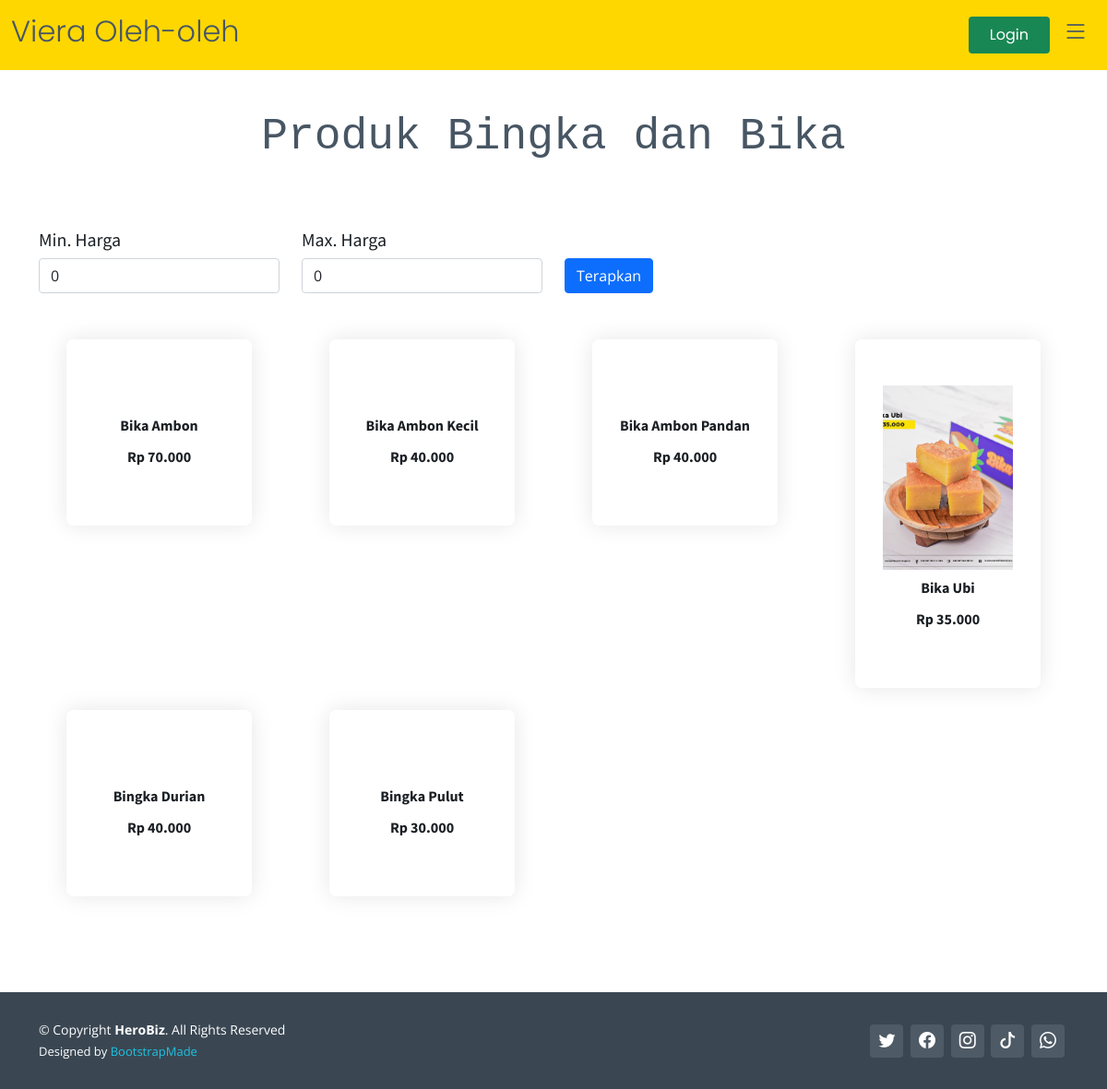
/auth/produk/Bingka dan Bika, run on the app's committed database.
### tables this page shows
CREATE TABLE `produk` (
  `id_produk` varchar(255) NOT NULL,
  `nama_produk` varchar(250) NOT NULL,
  `keterangan_produk` varchar(250) NOT NULL,
  `harga_produk` int(11) NOT NULL,
  `stok_produk` int(11) NOT NULL,
  `foto_produk` varchar(250) NOT NULL,
  `fk_kategori` int(11) NOT NULL,
  `fk_umkm` int(11) NOT NULL
);

### application/controllers/Auth.php (called while the page is built, shortened)
<?php
class Auth extends CI_Controller
{
    public function __construct()
    {
        $this->load->model('User_model');
        $this->load->model('Produk_model');
        $this->load->model('Keranjang_model');
        $this->load->model('Transaksi_model');
        $this->load->model('DetailTransaksi_model');
    }
    public function produk($kategori = "")
    {
        $ci = get_instance();
        if ($ci->session->userdata('id') == '1'  || $ci->session->userdata('id_role') == '2') {
            echo "Akses di blokir";
        } else {
            $kat = urldecode($kategori);
            $jumlahkeranjang = $this->Keranjang_model->selectjumlah();
            if ($kategori == "") {
                $produk = $this->Produk_model->selectAll();
            } else {
                $produk = $this->Produk_model->selectproduk($kat);
            }
            $data = [
                'produk' => $produk,
                'kat' => $kat,
                'jumlahkeranjang' => $jumlahkeranjang
            ];
            if ($this->session->userdata('id_role') == 3) {
                $this->load->view('templates/user/header2', $data);
            } else {
                $this->load->view('templates/user/header', $data);
            }
            $this->load->view('user/produk', $data);
            $this->load->view('templates/user/footer');
        }
    }
}

### index.php (called while the page is built, shortened)
<?php
require_once BASEPATH.'core/CodeIgniter.php';

### application/models/Produk_model.php (called while the page is built, shortened)
<?php
class Produk_model extends CI_Model
{
    private $table = 'produk';
    public function selectproduk($kategori)
    {
        $this->db->join('kategori B', 'A.fk_kategori=B.id_kategori');
        $this->db->join('umkm C', 'A.fk_umkm=C.id_umkm');
        $this->db->where('B.nama_kategori', $kategori);
        $this->db->Order_by('A.nama_produk', "ASC");
        return $this->db->get($this->table . " as A")->result_array();
    }
}

### application/views/user/produk.php (the view, shortened to what this page needs)
<section id="hero-animated" class="">
</section>
<main id="main">
    <div class="section-header">
        <div class="d-flex justify-content-evenly">
            <h2 style="font-family: monospace;">Produk <?= $kat ?></h2>
        </div>
    </div>
    <section id="features" class="features" style="padding: 10px 0 !important;">
        <div class="container aos-init aos-animate" data-aos="fade-up">
            <form action="" method="post">
                <div class="row flex-row align-items-end" id="form-tanggal">
                    <div class="col-lg-3">
                        <h5 class="card-title">Min. Harga</h5>
                        <input type="number" value="0" min="0" name="harga" id="harga" class="form-control">
                    </div>
                    <div class="col-lg-3">
                        <h5 class="card-title">Max. Harga</h5>
                        <input type="number" value="0" min="0" name="harga2" id="harga2" class="form-control">
                    </div>
                    <div class="col">
                        <button type="submit" id="tombol" class="btn btn-primary">Terapkan</button>
                    </div>
                </div>
            </form>
        </div>
    </section>
    <section id="services" class="services">
        <div class="container" data-aos="fade-up">
            <div class="row gy-5 mb-5">
                <?php $no = 1;
                foreach ($produk as $produks) : ?>
                    <div class="col-xl-3 col-md-s6 " data-aos="zoom-in" data-aos-delay="200">
                        <div class="service-item mb-3">
                            <div class="details position-relative" style="margin: -20px 30px!important;">
                                <img class="img-fluid" src="<?= base_url('produk/') . $produks['foto_produk'] ?>" style="height: 200px; object-fit:cover; object-position:center;" alt="">
                                <a href="<?= base_url('auth/deskripsi_produk/') . $produks["id_produk"] ?>?search=false" class="stretched-link">
                                    <h3 style="font-size:medium ;"><?= $produks['nama_produk'] ?></h3>
                                </a>
                                <h3 style="font-size:medium ;">Rp <?= number_format($produks['harga_produk'], 0, ",", "."); ?></h3>
                            </div>
                        </div>
                    </div>
                <?php $no++;
                endforeach; ?>
            </div>
        </div>
    </section>
</main>

### application/views/templates/user/header.php (shortened to what this page needs)
<!DOCTYPE html>
<html lang="en">
<head>
    <link href=<?= base_url('assets/pelanggan/assets/vendor/bootstrap/css/bootstrap.min.css') ?> rel="stylesheet">
    <link href=<?= base_url('assets/pelanggan/assets/vendor/bootstrap-icons/bootstrap-icons.css') ?> rel="stylesheet">
    <link href=<?= base_url('assets/pelanggan/assets/vendor/aos/aos.css') ?> rel="stylesheet">
    <link href=<?= base_url('assets/pelanggan/assets/vendor/glightbox/css/glightbox.min.css') ?> rel="stylesheet">
    <link href=<?= base_url('assets/pelanggan/assets/vendor/swiper/swiper-bundle.min.css') ?> rel="stylesheet">
    <link href="<?= base_url('assets/') ?>admin/assets/vendor/simple-datatables/style.css" rel="stylesheet">
    <link href=<?= base_url('assets/pelanggan/assets/css/variables.css') ?> rel="stylesheet">
    <link href=<?= base_url('assets/pelanggan/assets/css/main.css') ?> rel="stylesheet">
    <link href="https://cdn.jsdelivr.net/npm/select2@4.1.0-rc.0/dist/css/select2.min.css" rel="stylesheet" />
</head>
<body>
    <header id="header" class="header fixed-top" data-scrollto-offset="0" style="background-color: gold;">
        <div class="container-fluid d-flex align-items-center justify-content-between">
            <a href="<?= base_url('') ?>" class="logo d-flex align-items-center scrollto me-auto me-lg-0">
                <h1>Viera Oleh-oleh</h1>
            </a>
            <nav id="navbar" class="navbar">
                <i class="bi bi-list mobile-nav-toggle d-none"></i>
            </nav>
            <a class="btn-getstarted scrollto bg-success" href=<?= base_url('auth/login/') ?>>Login</a>
        </div>
    </header>

### application/views/templates/user/footer.php (shortened to what this page needs)
<footer id="footer" class="footer">
    <div class="footer-legal text-center">
        <div class="container d-flex flex-column flex-lg-row justify-content-center justify-content-lg-between align-items-center">
            <div class="d-flex flex-column align-items-center align-items-lg-start">
                <div class="copyright">
                    &copy; Copyright <strong><span>HeroBiz</span></strong>. All Rights Reserved
                </div>
                <div class="credits">
                    Designed by <a href="https://bootstrapmade.com/">BootstrapMade</a>
                </div>
            </div>
            <div class="social-links order-first order-lg-last mb-3 mb-lg-0">
                <a href="https://twitter.com/vieraoleholeh" class="twitter"><i class="bi bi-twitter"></i></a>
                <a href="https://www.facebook.com/pusatoleholehterbesardipekanbaru/" class="facebook"><i class="bi bi-facebook"></i></a>
                <a href="https://www.instagram.com/vieraoleholeh.id/" class="instagram"><i class="bi bi-instagram"></i></a>
                <a href="https://www.tiktok.com/@vieraentertainment" class="google-plus"><i class="bi bi-tiktok"></i></a>
                <a href="https://linktr.ee/Vieraoleholeh" class="linkedin"><i class="bi bi-whatsapp"></i></a>
            </div>
        </div>
    </div>
</footer>
</body>
</html>

### assets/pelanggan/assets/css/variables.css (style rules this page uses)
:root { --font-default: 'Open Sans', system-ui, -apple-system, "Segoe UI", Roboto, "Helvetica Neue", Arial, "Noto Sans", "Liberation Sans", sans-serif, "Apple Color Emoji", "Segoe UI Emoji", "Segoe UI Symbol", "Noto Color Emoji"; --font-primary: 'Source Sans Pro', sans-serif; --font-secondary: 'Poppins', sans-serif; --color-default: #1a1f24; --color-default-rgb: 26, 31, 36; --color-links: #0ea2bd; --color-links-hover: #1ec3e0; --color-primary: #0ea2bd; --color-primary-light: #1ec3e0; --color-primary-dark: #0189a1; --color-primary-rgb: 14, 162, 189; --color-primary-light-rgb: 30, 195, 224; --color-primary-dark-rgb: 1, 137, 161; --color-secondary: #485664; --color-secondary-light: #8f9fae; --color-secondary-dark: #3a4753; --color-secondary-rgb: 72, 86, 100; --color-secondary-light-rgb: 143, 159, 174; --color-secondary-dark-rgb: 58, 71, 83; --color-blue: #0d6efd; --color-blue-rgb: 13, 110, 253; --color-indigo: #6610f2; --color-indigo-rgb: 102, 16, 242; --color-purple: #6f42c1; --color-purple-rgb: 111, 66, 193; --color-pink: #f3268c; --color-pink-rgb: 243, 38, 140; --color-red: #df1529; --color-red-rgb: 223, 21, 4; --color-orange: #fd7e14; --color-orange-rgb: 253, 126, 20; --color-yellow: #ffc107; --color-yellow-rgb: 255, 193, 7; --color-green: #059652; --color-green-rgb: 5, 150, 82; --color-teal: #20c997; --color-teal-rgb: 32, 201, 151; --color-cyan: #0dcaf0; --color-cyan-rgb: 13, 202, 240; --color-white: #ffffff; --color-white-rgb: 255, 255, 255; --color-gray: #6c757d; --color-gray-rgb: 108, 117, 125; --color-black: #000000; --color-black-rgb: 0, 0, 0; }
:root { --bs-blue: var(--color-blue); --bs-indigo: var(--color-indigo); --bs-purple: var(--color-purple); --bs-pink: var(--color-pink); --bs-red: var(--color-red); --bs-orange: var(--color-orange); --bs-yellow: var(--color-yellow); --bs-green: var(--color-green); --bs-teal: var(--color-teal); --bs-cyan: var(--color-cyan); --bs-white: var(--color-white); --bs-gray: var(--color-gray); --bs-gray-dark: #343a40; --bs-gray-100: #f8f9fa; --bs-gray-200: #e9ecef; --bs-gray-300: #dee2e6; --bs-gray-400: #ced4da; --bs-gray-500: #adb5bd; --bs-gray-600: #6c757d; --bs-gray-700: #495057; --bs-gray-800: #343a40; --bs-gray-900: #212529; --bs-primary: var(--color-blue); --bs-secondary: var(--color-blue); --bs-success: #198754; --bs-info: #0dcaf0; --bs-warning: #ffc107; --bs-danger: #dc3545; --bs-light: #f8f9fa; --bs-dark: #212529; --bs-primary-rgb: var(--color-primary-rgb); --bs-secondary-rgb: var(--color-secondary-rgb); --bs-success-rgb: 25, 135, 84; --bs-info-rgb: 13, 202, 240; --bs-warning-rgb: 255, 193, 7; --bs-danger-rgb: 220, 53, 69; --bs-light-rgb: 248, 249, 250; --bs-dark-rgb: 33, 37, 41; --bs-white-rgb: var(--color-white-rgb); --bs-black-rgb: var(--color-black-rgb); --bs-body-color-rgb: var(--color-default-rgb); --bs-body-bg-rgb: 255, 255, 255; --bs-font-sans-serif: var(--font-default); --bs-font-monospace: SFMono-Regular, Menlo, Monaco, Consolas, "Liberation Mono", "Courier New", monospace; --bs-gradient: linear-gradient(180deg, rgba(255, 255, 255, 0.15), rgba(255, 255, 255, 0)); --bs-body-font-family: var(--font-default); --bs-body-font-size: 1rem; --bs-body-font-weight: 400; --bs-body-line-height: 1.5; --bs-body-color: var(--color-default); --bs-body-bg: #fff; }

### data on the page
produk: nama_produk "Bika Ambon", harga_produk "70.000"
produk: nama_produk "Bika Ambon Kecil", harga_produk "40.000"
produk: nama_produk "Bika Ambon Pandan", harga_produk "40.000"
produk: foto_produk (picture), nama_produk "Bika Ubi", harga_produk "35.000"
produk: nama_produk "Bingka Durian", harga_produk "40.000"
produk: nama_produk "Bingka Pulut", harga_produk "30.000"

### other printed values
$kat "Bingka dan Bika"
